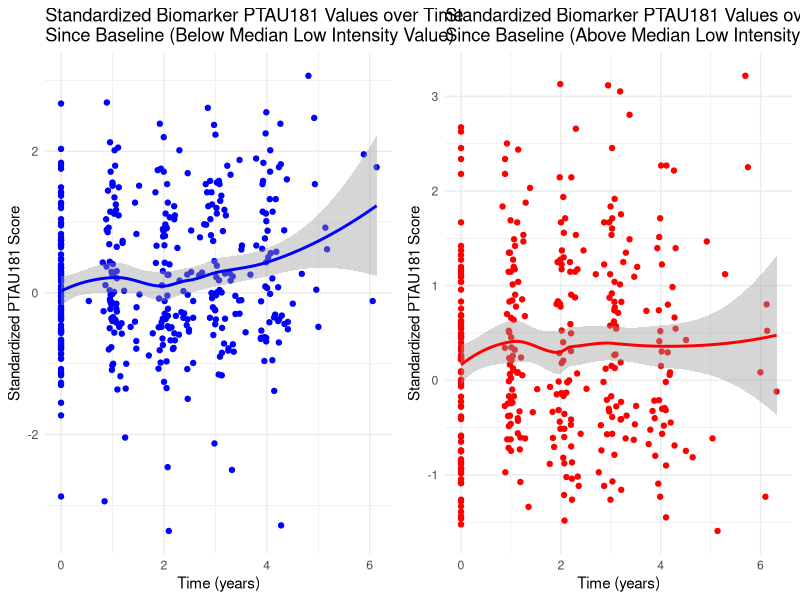
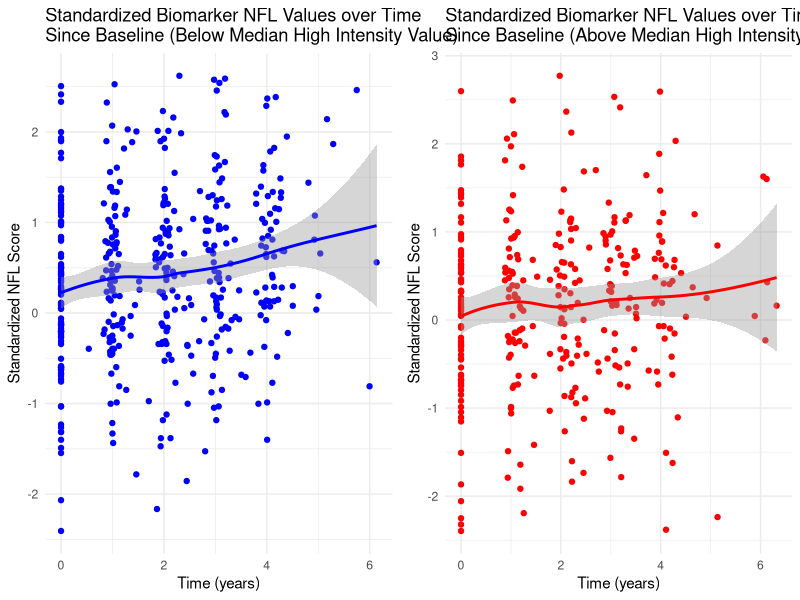
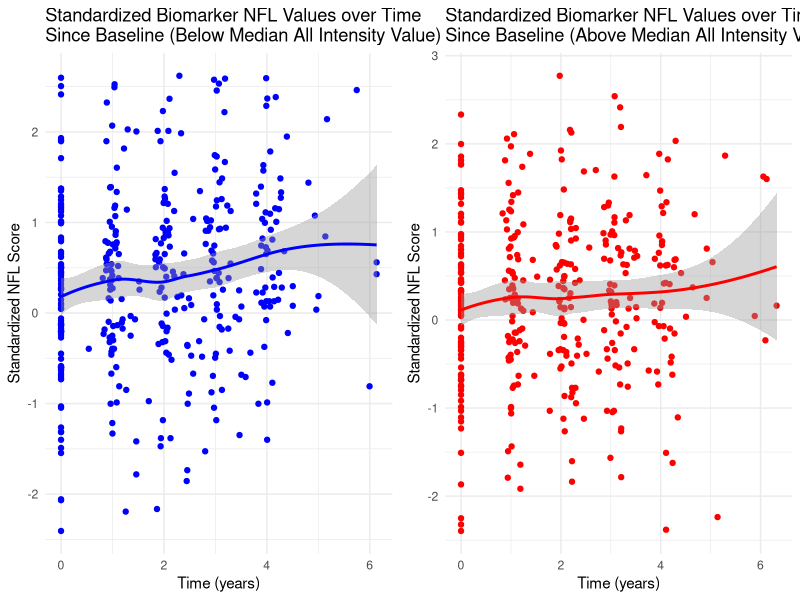

Here is the R script that generated these plots, in order:
## ---- chunk 1
knitr::opts_chunk$set(message = FALSE, warning = FALSE, comment = NA,
                      fig.align = "center", fig.height = 6, fig.width = 12)
library(readxl)
library(tidyverse)
library(mice)
library(knitr)
library(here)
library(kableExtra)
library(gridExtra)
library(ggplot2)
library(cowplot)
library(lmerTest) # mixed linear model
## ---- chunk 2
data_champs_clean <- read.csv(here("processed-data/CHAMPS_clean_data.csv"), 
                              row.names = 1, check.names = FALSE)

# only contain baseline info for each patient
# calculate follow up time 
data_champs_clean_bl <- data_champs_clean %>%
  group_by(SUBJECT_ID) %>%
  mutate(follow_up_time = max(AgeAtVisit) - Age_CHAMPS) %>%
  fill(follow_up_time, .direction = "downup") %>%
  mutate(n_ntk = n()) %>%
  slice_head(n = 1) %>%
  ungroup()

summary_stats <- data.frame(
  # Total number of participants
  N = nrow(data_champs_clean_bl),

  # Number with a diagnosis of MCI or dementia at last visit
  N_with_MCI_dementia = sum(data_champs_clean$fup_Dx == 1, na.rm = TRUE),
  
  # Number of participants with 'Subject_ID' ≥ 400
  N_participants_400 = sum(data_champs_clean_bl$SUBJECT_ID >= 400, na.rm = TRUE),
  
  # Mean (SD) Age_CHAMPS
  Mean_Age_CHAMPS = sprintf("%.2f (%.2f)", mean(data_champs_clean_bl$Age_CHAMPS, na.rm = TRUE), sd(data_champs_clean_bl$Age_CHAMPS, na.rm = TRUE)),
  
  # Range of Age_CHAMPS
  Range_Age_CHAMPS = sprintf("(%.2f, %.2f)", min(data_champs_clean_bl$Age_CHAMPS, na.rm = TRUE), max(data_champs_clean_bl$Age_CHAMPS, na.rm = TRUE)),
  
  # N (%) female sex
  N_female = sum(data_champs_clean_bl$Sex_F == 1, na.rm = TRUE),
  Percent_female = sprintf("%.2f%%", (sum(data_champs_clean_bl$Sex_F == 1, na.rm = TRUE) / nrow(data_champs_clean_bl)) * 100),
  
  # Mean (SD) years of education
  Mean_EDUC = sprintf("%.2f (%.2f)", mean(data_champs_clean_bl$EDUC, na.rm = TRUE), sd(data_champs_clean_bl$EDUC, na.rm = TRUE)),
  
  # N (%) White race
  N_white = sum(data_champs_clean_bl$Race_White == 1, na.rm = TRUE),
  Percent_white = sprintf("%.2f%%", (sum(data_champs_clean_bl$Race_White == 1, na.rm = TRUE) / nrow(data_champs_clean_bl)) * 100),
  
  # N (%) APOE4 carriers
  N_APOE4 = sum(data_champs_clean_bl$APOE4 == 1, na.rm = TRUE),
  Percent_APOE4 = sprintf("%.2f%%", (sum(data_champs_clean_bl$APOE4 == 1, na.rm = TRUE) / nrow(data_champs_clean_bl)) * 100),
  
  # Mean (SD) years of follow-up
  Mean_Followup = sprintf("%.2f (%.2f)", mean(data_champs_clean_bl$follow_up_time, na.rm = TRUE), sd(data_champs_clean_bl$follow_up_time, na.rm = TRUE)),
  
  # Range of years of follow-up
  Range_Followup = sprintf("(%.2f, %.2f)", min(data_champs_clean_bl$follow_up_time, na.rm = TRUE), max(data_champs_clean_bl$follow_up_time, na.rm = TRUE)),
  
  # Mean (SD) number of blood biomarker measures
  Mean_Biomarkers = sprintf("%.2f (%.2f)", mean(data_champs_clean_bl$n_ntk, na.rm = TRUE), sd(data_champs_clean_bl$n_ntk, na.rm = TRUE)),
  
  # Range of number of blood biomarker measures
  Range_Biomarkers = sprintf("(%.2f, %.2f)", min(data_champs_clean_bl$n_ntk, na.rm = TRUE), max(data_champs_clean_bl$n_ntk, na.rm = TRUE)),
  
  # Mean (SD) time (in years) 
  Mean_Time = sprintf("%.2f (%.2f)", mean(data_champs_clean_bl$Age_NTK_bl - data_champs_clean_bl$Age_CHAMPS, na.rm = TRUE), sd(data_champs_clean_bl$Age_NTK_bl - data_champs_clean_bl$Age_CHAMPS, na.rm = TRUE)),
  
  # Mean Range (min, max) time (in years) 
  Range_Time = sprintf("(%.2f, %.2f)", min(data_champs_clean_bl$Age_NTK_bl - data_champs_clean_bl$Age_CHAMPS, na.rm = TRUE), max(data_champs_clean_bl$Age_NTK_bl - data_champs_clean_bl$Age_CHAMPS, na.rm = TRUE)),
  
  # Mean (SD) LOW_INT_FREQ
  Mean_LOW_INT = sprintf("%.2f (%.2f)", mean(data_champs_clean_bl$LOW_INT_FREQ, na.rm = TRUE), sd(data_champs_clean_bl$LOW_INT_FREQ, na.rm = TRUE)),
  
  # Mean (SD) HI_INT_FREQ
  Mean_HI_INT = sprintf("%.2f (%.2f)", mean(data_champs_clean_bl$HIGH_INT_FREQ, na.rm = TRUE), sd(data_champs_clean_bl$HIGH_INT_FREQ, na.rm = TRUE)),
  
  # Mean (SD) ALL_INT_FREQ
  Mean_ALL_INT = sprintf("%.2f (%.2f)", mean(data_champs_clean_bl$ALL_INT_FREQ, na.rm = TRUE), sd(data_champs_clean_bl$ALL_INT_FREQ, na.rm = TRUE)),
  
  # Mean (SD) BMI
  Mean_BMI = sprintf("%.2f (%.2f)", mean(data_champs_clean_bl$BMI, na.rm = TRUE), sd(data_champs_clean_bl$BMI, na.rm = TRUE)),
  
  # Mean (SD) GFAP at baseline CHAMPS
  Mean_GFAP = sprintf("%.2f (%.2f)", mean(data_champs_clean_bl[data_champs_clean_bl$GFAP_outlier==0,]$GFAP, na.rm = TRUE), sd(data_champs_clean_bl[data_champs_clean_bl$GFAP_outlier==0,]$GFAP, na.rm = TRUE)),
  
  # Mean (SD) NFL at baseline CHAMPS
  Mean_NFL = sprintf("%.2f (%.2f)", mean(data_champs_clean_bl[data_champs_clean_bl$NFL_outlier==0,]$NFL, na.rm = TRUE), sd(data_champs_clean_bl[data_champs_clean_bl$NFL_outlier==0,]$NFL, na.rm = TRUE)),
  
  # Mean (SD) PTAU181 at baseline CHAMPS
  Mean_PTAU181 = sprintf("%.2f (%.2f)", mean(data_champs_clean_bl[data_champs_clean_bl$PTAU181_outlier==0,]$PTAU181, na.rm = TRUE), sd(data_champs_clean_bl[data_champs_clean_bl$PTAU181_outlier==0,]$PTAU181, na.rm = TRUE)),
  
  # Mean (SD) AB42AB40 at baseline CHAMPS
  Mean_AB42AB40 = sprintf("%.2f (%.2f)", mean(data_champs_clean_bl[data_champs_clean_bl$AB42AB40_outlier==0,]$AB42AB40, na.rm = TRUE), sd(data_champs_clean_bl[data_champs_clean_bl$AB42AB40_outlier==0,]$AB42AB40, na.rm = TRUE)),
  
  # Mean (SD) PTAU181_AB42AB40 at baseline CHAMPS
  Mean_PTAU181_AB42AB40 = sprintf("%.2f (%.2f)", mean(data_champs_clean_bl[data_champs_clean_bl$AB42AB40_outlier==0 & data_champs_clean_bl$PTAU181_outlier==0,]$PTAU181_AB42AB40, na.rm = TRUE), sd(data_champs_clean_bl[data_champs_clean_bl$AB42AB40_outlier==0 & data_champs_clean_bl$PTAU181_outlier==0,]$PTAU181_AB42AB40, na.rm = TRUE)),
  
  # Mean (SD) sTREM2 at baseline CHAMPS
  Mean_sTREM2 = sprintf("%.2f (%.2f)", mean(data_champs_clean_bl[data_champs_clean_bl$sTREM2_outlier==0,]$sTREM2, na.rm = TRUE), sd(data_champs_clean_bl[data_champs_clean_bl$sTREM2_outlier==0,]$sTREM2, na.rm = TRUE)),
  
  # Mean (SD) YKL40 at baseline CHAMPS
  Mean_YKL40 = sprintf("%.2f (%.2f)", mean(data_champs_clean_bl[data_champs_clean_bl$YKL40_outlier==0,]$YKL40, na.rm = TRUE), sd(data_champs_clean_bl[data_champs_clean_bl$YKL40_outlier==0,]$YKL40, na.rm = TRUE))
)
## ---- chunk 3
summary_stats <- as.data.frame(t(summary_stats))
summary_stats$Variable = c("N", 
                           "N with a diagnosis of MCI or dementia at last visit (‘fup_Dx’ = 1)",
                           "N participants with ‘Subject_ID’ ≥ 400 *",
                           "Mean (SD) Age_CHAMPS", 
                           "Range (min, max) Age_CHAMPS", 
                           "N female sex (‘Sex_F’ = 1)", 
                           "% female sex (‘Sex_F’ = 1)", 
                           "Mean (SD) years of education (‘EDUC’) ",
                           "N White race (‘Race_White’ = 1)", 
                           "% White race (‘Race_White’ = 1)", 
                           "N APOE4 carriers (‘APOE4’ = 1)",
                           "% APOE4 carriers (‘APOE4’ = 1)",
                           "Mean (SD) years of follow-up (baseline CHAMPS to last blood biomarker measure)",
                           "Range (min, max) years of follow-up (baseline CHAMPS to last blood biomarker measure)", 
                           "Mean (SD) number of blood biomarker measures over time", 
                           "Range (min, max) number of blood biomarker measures over time",
                           "Mean (SD) time (in years) between baseline CHAMPS and associated baseline blood biomarker measure",
                           "Range (min, max) time (in years) between baseline CHAMPS and associated baseline blood biomarker measure", 
                           "Mean (SD) LOW_INT_FREQ", 
                           "Mean (SD) HI_INT_FREQ",
                           "Mean (SD) ALL_INT_FREQ",
                           "Mean (SD) BMI", 
                           "Mean (SD) GFAP at baseline actigraphy", 
                           "Mean (SD) NFL at baseline actigraphy", 
                           "Mean (SD) PTAU181 at baseline actigraphy", 
                           "Mean (SD) AB42AB40 at baseline actigraphy", 
                           "Mean (SD) PTAU181_AB42AB40 at baseline actigraphy", 
                           "Mean (SD) sTREM2 at baseline actigraphy", 
                           "Mean (SD) YKL40 at baseline actigraphy"
)
colnames(summary_stats) = c("Participants in analyses", "")

summary_stats %>%
  kable(caption = "Descriptive Statistics for Participants Included in the CHAMPS Analyses")
## ---- chunk 4
model_vars = c("Age_CHAMPS_z", "bl_sex", "bl_APOE4", "bl_BMI_z", "bl_low_z", 
               "bl_high_z","bl_all_z","time")

# mutate baseline characteristics
data_champs_model <- data_champs_clean %>%
  mutate(time = AgeAtVisit - Age_CHAMPS) %>%
  arrange(SUBJECT_ID, VISITNO) %>%
  group_by(SUBJECT_ID) %>%
  mutate(bl_sex = ifelse(first_champs_visit == 1, Sex_F, NA),
         bl_APOE4 = ifelse(first_champs_visit == 1, APOE4, NA),
         bl_BMI = ifelse(first_champs_visit == 1, BMI, NA),
         bl_low = ifelse(first_champs_visit == 1, LOW_INT_FREQ, NA),
         bl_high = ifelse(first_champs_visit == 1, HIGH_INT_FREQ, NA),
         bl_all = ifelse(first_champs_visit == 1, ALL_INT_FREQ, NA)
         ) %>%
  # standardize continuous predictors
  mutate(bl_sex = as.factor(bl_sex),
         bl_APOE4 = as.factor(bl_APOE4),
         Age_CHAMPS_z = (Age_CHAMPS - mean(data_champs_clean_bl$Age_CHAMPS, na.rm = TRUE)) / sd(data_champs_clean_bl$Age_CHAMPS, na.rm = TRUE),
         bl_BMI_z = (bl_BMI - mean(data_champs_clean_bl$BMI, na.rm = TRUE)) / sd(data_champs_clean_bl$BMI, na.rm = TRUE),
         bl_low_z = (bl_low - mean(data_champs_clean_bl$LOW_INT_FREQ, na.rm = TRUE)) / sd(data_champs_clean_bl$LOW_INT_FREQ, na.rm = TRUE),
         bl_high_z = (bl_high - mean(data_champs_clean_bl$HIGH_INT_FREQ, na.rm = TRUE)) / sd(data_champs_clean_bl$HIGH_INT_FREQ, na.rm = TRUE),
         bl_all_z = (bl_all - mean(data_champs_clean_bl$ALL_INT_FREQ, na.rm = TRUE)) / sd(data_champs_clean_bl$ALL_INT_FREQ, na.rm = TRUE)
         ) %>%
  fill(bl_sex, .direction = "down") %>%
  fill(bl_APOE4, .direction = "down") %>%
  fill(Age_CHAMPS_z, .direction = "down") %>%
  fill(bl_BMI_z, .direction = "down") %>%
  fill(bl_low_z, .direction = "down") %>%
  fill(bl_high_z, .direction = "down") %>%
  fill(bl_all_z, .direction = "down") 
# 9 rows missing BMI

data_champs_GFAP <- data_champs_model %>%
  select(c(SUBJECT_ID, model_vars, 
           GFAP_zscore, GFAP_outlier)) %>%
  filter(GFAP_outlier == 0) %>%
  select(-c(GFAP_outlier))

data_champs_NFL <- data_champs_model %>%
  select(c(SUBJECT_ID, model_vars, 
           NFL_zscore, NFL_outlier)) %>%
  filter(NFL_outlier == 0) %>%
  select(-c(NFL_outlier))

data_champs_PTAU181 <- data_champs_model %>%
  select(c(SUBJECT_ID, model_vars, 
           PTAU181_zscore, PTAU181_outlier)) %>%
  filter(PTAU181_outlier == 0) %>%
  select(-c(PTAU181_outlier))

data_champs_AB42AB40 <- data_champs_model %>%
  select(c(SUBJECT_ID, model_vars, 
           AB42AB40_zscore, AB42AB40_outlier)) %>%
  filter(AB42AB40_outlier == 0) %>%
  select(-c(AB42AB40_outlier))

data_champs_sTREM2 <- data_champs_model %>%
  select(c(SUBJECT_ID, model_vars, 
           sTREM2_zscore, sTREM2_outlier)) %>%
  filter(sTREM2_outlier == 0) %>%
  select(-c(sTREM2_outlier))

data_champs_YKL40 <- data_champs_model %>%
  select(c(SUBJECT_ID, model_vars, 
           YKL40_zscore, YKL40_outlier)) %>%
  filter(YKL40_outlier == 0) %>%
  select(-c(YKL40_outlier))
## ---- chunk 5
model_GFAP_low <- lmerTest::lmer(GFAP_zscore ~ time * (Age_CHAMPS_z + bl_sex + bl_APOE4 + bl_BMI_z + bl_low_z) + (1 + time | SUBJECT_ID), data = data_champs_GFAP)
summary(model_GFAP_low)
## ---- chunk 6
model_NFL_low <- lmerTest::lmer(NFL_zscore ~ time * (Age_CHAMPS_z + bl_sex + bl_APOE4 + bl_BMI_z + bl_low_z) + (1 + time | SUBJECT_ID), data = data_champs_NFL)
summary(model_NFL_low)
## ---- chunk 7
model_PTAU181_low <- lmerTest::lmer(PTAU181_zscore ~ time * (Age_CHAMPS_z + bl_sex + bl_APOE4 + bl_BMI_z + bl_low_z) + (1 + time | SUBJECT_ID), data = data_champs_PTAU181)
summary(model_PTAU181_low)
## ---- chunk 8
median_int <- median(data_champs_PTAU181$bl_low_z, na.rm = TRUE)

data_champs_PTAU181$int_group <- ifelse(data_champs_PTAU181$bl_low_z > median_int, "Above Median", "Below Median")

plot_below <- ggplot(data_champs_PTAU181[data_champs_PTAU181$int_group == "Below Median",], aes(x = time, y = PTAU181_zscore)) +
  geom_point(color = "blue") +
  geom_smooth(color = "blue") +
  labs(title = "Standardized Biomarker PTAU181 Values over Time \nSince Baseline (Below Median Low Intensity Value)",
       x = "Time (years)",
       y = "Standardized PTAU181 Score") +
  theme_minimal()

plot_above <- ggplot(data_champs_PTAU181[data_champs_PTAU181$int_group == "Above Median",], aes(x = time, y = PTAU181_zscore)) +
  geom_point(color = "red") +
  geom_smooth(color = "red") +
  labs(title = "Standardized Biomarker PTAU181 Values over Time \nSince Baseline (Above Median Low Intensity Value)",
       x = "Time (years)",
       y = "Standardized PTAU181 Score") +
  theme_minimal()
grid.arrange(plot_below, plot_above, ncol = 2)
## ---- chunk 9
model_AB42AB40_low <- lmerTest::lmer(AB42AB40_zscore ~ time * (Age_CHAMPS_z + bl_sex + bl_APOE4 + bl_BMI_z + bl_low_z) + (1 + time | SUBJECT_ID), data = data_champs_AB42AB40)
summary(model_AB42AB40_low)
## ---- chunk 10
model_sTREM2_low <- lmerTest::lmer(sTREM2_zscore ~ time * (Age_CHAMPS_z + bl_sex + bl_APOE4 + bl_BMI_z + bl_low_z) + (1 + time | SUBJECT_ID), data = data_champs_sTREM2)
summary(model_sTREM2_low)
## ---- chunk 11
model_YKL40_low <- lmerTest::lmer(YKL40_zscore ~ time * (Age_CHAMPS_z + bl_sex + bl_APOE4 + bl_BMI_z + bl_low_z) + (1 + time | SUBJECT_ID), data = data_champs_YKL40)
summary(model_YKL40_low)
## ---- chunk 12
extract_results <- function(model) {
  model_summary <- summary(model)
  
  estimate_main <- model_summary$coefficients[7, 1]
  std.error_main <- model_summary$coefficients[7, 2]
  t_value_main <- model_summary$coefficients[7, 4]
  p_value_main <- model_summary$coefficients[7, 5]
  
  estimate_interaction <- model_summary$coefficients[12, 1]
  std.error_interaction <- model_summary$coefficients[12, 2]
  t_value_interaction <- model_summary$coefficients[12, 4]
  p_value_interaction <- model_summary$coefficients[12, 5]
  
  result_main <- c(Estimate = estimate_main, Std.Error = std.error_main, T_value = t_value_main, P_value = p_value_main)
  result_interaction <- c(Estimate = estimate_interaction, Std.Error = std.error_interaction, T_value = t_value_interaction, P_value = p_value_interaction)
  
  return(rbind(result_main, result_interaction))
}

# Create a list of models
models <- list(
  GFAP = model_GFAP_low,
  NFL = model_NFL_low,
  PTAU181 = model_PTAU181_low,
  AB42AB40 = model_AB42AB40_low,
  sTREM2 = model_sTREM2_low,
  YKL40 = model_YKL40_low
)

results <- lapply(models, extract_results)
results_df <- do.call(rbind, results)
# Convert the row names (biomarker names) into a column
results_df <- data.frame(Biomarker = rep(names(models), each = 2), results_df, row.names = NULL)
results_df$Interaction <- rep(c("Low Intensity", "Low Intensity * Time"), length(models))
results_df <- as.data.frame(results_df[, c("Biomarker", "Interaction", "Estimate", "Std.Error", "T_value", "P_value")])

kable(results_df, col.names = c("Biomarker", "Variable", "Estimate", "Std.Error", "t value", "P-value"))  %>%
 kable_styling("striped", full_width = T) %>%
 column_spec(1, bold = T) %>%
 collapse_rows(columns = 1, valign = "middle") 
## ---- chunk 13
model_GFAP_high <- lmerTest::lmer(GFAP_zscore ~ time * (Age_CHAMPS_z + bl_sex + bl_APOE4 + bl_BMI_z + bl_high_z) + (1 + time | SUBJECT_ID), data = data_champs_GFAP)
summary(model_GFAP_high)
## ---- chunk 14
model_NFL_high <- lmerTest::lmer(NFL_zscore ~ time * (Age_CHAMPS_z + bl_sex + bl_APOE4 + bl_BMI_z + bl_high_z) + (1 + time | SUBJECT_ID), data = data_champs_NFL)
summary(model_NFL_high)
## ---- chunk 15
median_int <- median(data_champs_NFL$bl_high_z, na.rm = TRUE)

data_champs_NFL$int_group <- ifelse(data_champs_NFL$bl_high_z > median_int, "Above Median", "Below Median")

plot_below <- ggplot(data_champs_NFL[data_champs_NFL$int_group == "Below Median",], aes(x = time, y = NFL_zscore)) +
  geom_point(color = "blue") +
  geom_smooth(color = "blue") +
  labs(title = "Standardized Biomarker NFL Values over Time \nSince Baseline (Below Median High Intensity Value)",
       x = "Time (years)",
       y = "Standardized NFL Score") +
  theme_minimal()

plot_above <- ggplot(data_champs_NFL[data_champs_NFL$int_group == "Above Median",], aes(x = time, y = NFL_zscore)) +
  geom_point(color = "red") +
  geom_smooth(color = "red") +
  labs(title = "Standardized Biomarker NFL Values over Time \nSince Baseline (Above Median High Intensity Value)",
       x = "Time (years)",
       y = "Standardized NFL Score") +
  theme_minimal()
grid.arrange(plot_below, plot_above, ncol = 2)
## ---- chunk 16
model_PTAU181_high <- lmerTest::lmer(PTAU181_zscore ~ time * (Age_CHAMPS_z + bl_sex + bl_APOE4 + bl_BMI_z + bl_high_z) + (1 + time | SUBJECT_ID), data = data_champs_PTAU181)
summary(model_PTAU181_high)
## ---- chunk 17
model_AB42AB40_high <- lmerTest::lmer(AB42AB40_zscore ~ time * (Age_CHAMPS_z + bl_sex + bl_APOE4 + bl_BMI_z + bl_high_z) + (1 + time | SUBJECT_ID), data = data_champs_AB42AB40)
summary(model_AB42AB40_high)
## ---- chunk 18
model_sTREM2_high <- lmerTest::lmer(sTREM2_zscore ~ time * (Age_CHAMPS_z + bl_sex + bl_APOE4 + bl_BMI_z + bl_high_z) + (1 + time | SUBJECT_ID), data = data_champs_sTREM2)
summary(model_sTREM2_high)
## ---- chunk 19
model_YKL40_high <- lmerTest::lmer(YKL40_zscore ~ time * (Age_CHAMPS_z + bl_sex + bl_APOE4 + bl_BMI_z+ bl_high_z) + (1 + time | SUBJECT_ID), data = data_champs_YKL40)
summary(model_YKL40_high)
## ---- chunk 20
# Create a list of models
models <- list(
  GFAP = model_GFAP_high,
  NFL = model_NFL_high,
  PTAU181 = model_PTAU181_high,
  AB42AB40 = model_AB42AB40_high,
  sTREM2 = model_sTREM2_high,
  YKL40 = model_YKL40_high
)

results <- lapply(models, extract_results)
results_df <- do.call(rbind, results)
# Convert the row names (biomarker names) into a column
results_df <- data.frame(Biomarker = rep(names(models), each = 2), results_df, row.names = NULL)
results_df$Interaction <- rep(c("High Intensity", "High Intensity * Time"), length(models))
results_df <- as.data.frame(results_df[, c("Biomarker", "Interaction", "Estimate", "Std.Error", "T_value", "P_value")])

kable(results_df, col.names = c("Biomarker", "Variable", "Estimate", "Std.Error", "t value", "P-value"))  %>%
 kable_styling("striped", full_width = T) %>%
 column_spec(1, bold = T) %>%
 collapse_rows(columns = 1, valign = "middle") 
## ---- chunk 21
model_GFAP_all <- lmerTest::lmer(GFAP_zscore ~ time * (Age_CHAMPS_z + bl_sex + bl_APOE4 + bl_BMI_z + bl_all_z) + (1 + time | SUBJECT_ID), data = data_champs_GFAP)
summary(model_GFAP_all)
## ---- chunk 22
model_NFL_all <- lmerTest::lmer(NFL_zscore ~ time * (Age_CHAMPS_z + bl_sex + bl_APOE4 + bl_BMI_z + bl_all_z) + (1 + time | SUBJECT_ID), data = data_champs_NFL)
summary(model_NFL_all)
## ---- chunk 23
median_int <- median(data_champs_NFL$bl_all_z, na.rm = TRUE)

data_champs_NFL$int_group <- ifelse(data_champs_NFL$bl_all_z > median_int, "Above Median", "Below Median")

plot_below <- ggplot(data_champs_NFL[data_champs_NFL$int_group == "Below Median",], aes(x = time, y = NFL_zscore)) +
  geom_point(color = "blue") +
  geom_smooth(color = "blue") +
  labs(title = "Standardized Biomarker NFL Values over Time \nSince Baseline (Below Median All Intensity Value)",
       x = "Time (years)",
       y = "Standardized NFL Score") +
  theme_minimal()

plot_above <- ggplot(data_champs_NFL[data_champs_NFL$int_group == "Above Median",], aes(x = time, y = NFL_zscore)) +
  geom_point(color = "red") +
  geom_smooth(color = "red") +
  labs(title = "Standardized Biomarker NFL Values over Time \nSince Baseline (Above Median All Intensity Value)",
       x = "Time (years)",
       y = "Standardized NFL Score") +
  theme_minimal()
grid.arrange(plot_below, plot_above, ncol = 2)
## ---- chunk 24
model_PTAU181_all <- lmerTest::lmer(PTAU181_zscore ~ time * (Age_CHAMPS_z + bl_sex + bl_APOE4 + bl_BMI_z + bl_all_z) + (1 + time | SUBJECT_ID), data = data_champs_PTAU181)
summary(model_PTAU181_all)
## ---- chunk 25
model_AB42AB40_all <- lmerTest::lmer(AB42AB40_zscore ~ time * (Age_CHAMPS_z + bl_sex + bl_APOE4 + bl_BMI_z + bl_all_z) + (1 + time | SUBJECT_ID), data = data_champs_AB42AB40)
summary(model_AB42AB40_all)
## ---- chunk 26
model_sTREM2_all <- lmerTest::lmer(sTREM2_zscore ~ time * (Age_CHAMPS_z + bl_sex + bl_APOE4 + bl_BMI_z + bl_all_z) + (1 + time | SUBJECT_ID), data = data_champs_sTREM2)
summary(model_sTREM2_all)
## ---- chunk 27
model_YKL40_all <- lmerTest::lmer(YKL40_zscore ~ time * (Age_CHAMPS_z + bl_sex + bl_APOE4 + bl_BMI_z + bl_all_z) + (1 + time | SUBJECT_ID), data = data_champs_YKL40)
summary(model_YKL40_all)
## ---- chunk 28
# Create a list of models
models <- list(
  GFAP = model_GFAP_all,
  NFL = model_NFL_all,
  PTAU181 = model_PTAU181_all,
  AB42AB40 = model_AB42AB40_all,
  sTREM2 = model_sTREM2_all,
  YKL40 = model_YKL40_all
)

results <- lapply(models, extract_results)
results_df <- do.call(rbind, results)
# Convert the row names (biomarker names) into a column
results_df <- data.frame(Biomarker = rep(names(models), each = 2), results_df, row.names = NULL)
results_df$Interaction <- rep(c("All Intensity", "All Intensity * Time"), length(models))
results_df <- as.data.frame(results_df[, c("Biomarker", "Interaction", "Estimate", "Std.Error", "T_value", "P_value")])

kable(results_df, col.names = c("Biomarker", "Variable", "Estimate", "Std.Error", "t value", "P-value"))  %>%
 kable_styling("striped", full_width = T) %>%
 column_spec(1, bold = T) %>%
 collapse_rows(columns = 1, valign = "middle") 
